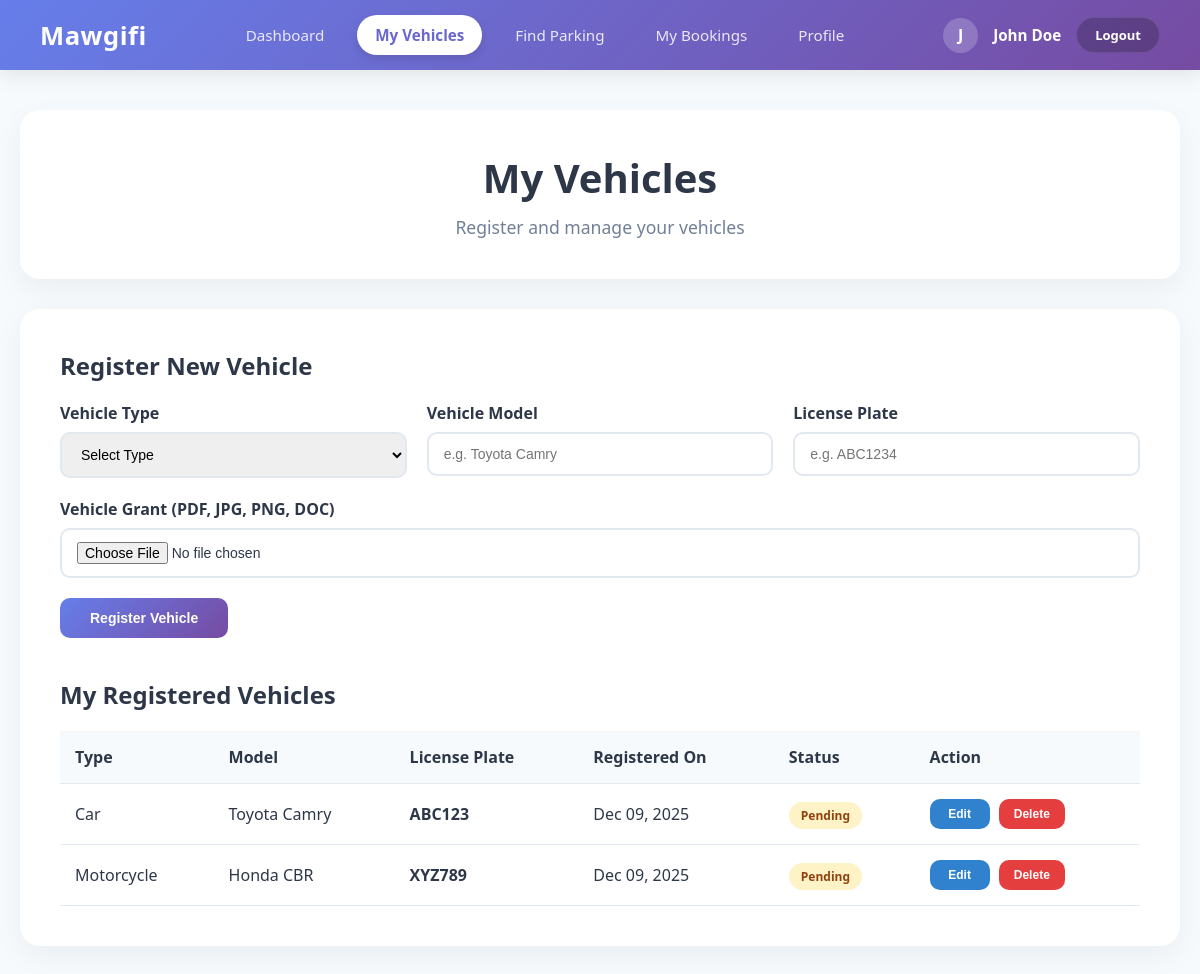
Page /Moudel1/Student.php?view=vehicles (signed in) on the committed database.
### tables this page shows
CREATE TABLE Vehicle (
    vehicle_id INT AUTO_INCREMENT PRIMARY KEY,
    user_id INT NOT NULL,
    vehicle_type VARCHAR(50),
    vehicle_model VARCHAR(100),
    license_plate VARCHAR(20) NOT NULL,
    grant_document VARCHAR(255),
    created_at TIMESTAMP DEFAULT CURRENT_TIMESTAMP,
    Approved_date DATETIME,
    status ENUM('pending', 'approved', 'rejected') DEFAULT 'pending',
    rejection_reason TEXT DEFAULT NULL,
    FOREIGN KEY (user_id) REFERENCES User(user_id) ON DELETE CASCADE ON UPDATE CASCADE
);

### Moudel1/Student.php (the view, shortened to what this page needs)
<?php
$user_id = $_SESSION['user_id'];
$username = $_SESSION['username'] ?? 'User';
$current_view = isset($_GET['view']) ? $_GET['view'] : 'dashboard';
$conn = getDBConnection();
$vehicles = [];
$stmt = $conn->prepare("SELECT vehicle_id, vehicle_type, vehicle_model, license_plate, created_at, Approved_date, status, grant_document FROM Vehicle WHERE user_id = ? ORDER BY created_at DESC");
$stmt->bind_param("i", $user_id);
$stmt->execute();
$result = $stmt->get_result();
while ($row = $result->fetch_assoc()) {
    $vehicles[] = $row;
}
?>
<!DOCTYPE html>
<html lang="en">
<head>
    <link rel="stylesheet" href="Student.css">
</head>
<body>
    <nav class="navbar">
        <div class="brand">Mawgifi</div>
        <div class="nav-links">
            <a href="Student.php?view=dashboard" <?php echo $current_view === 'dashboard' ? 'class="active"' : ''; ?>>Dashboard</a>
            <a href="Student.php?view=vehicles" <?php echo $current_view === 'vehicles' ? 'class="active"' : ''; ?>>My
                Vehicles</a>
            <a href="../modules/parking/index.php">Find Parking</a>
            <a href="../modules/booking/index.php">My Bookings</a>
            <a href="Student.php?view=profile" <?php echo $current_view === 'profile' ? 'class="active"' : ''; ?>>Profile</a>
        </div>
        <div class="user-profile">
            <div class="avatar-circle"><?php echo strtoupper(substr($username, 0, 1)); ?></div>
            <span class="user-name"><?php echo htmlspecialchars($username); ?></span>
            <a href="../logout.php" class="logout-btn">Logout</a>
        </div>
    </nav>
    <div class="container">
        <?php if ($current_view === 'dashboard'): ?>
            <div class="dashboard-welcome">
                <h2>Welcome Back, <?php echo htmlspecialchars($username); ?>!</h2>
                <p>Manage your parking experience with Mawgifi</p>
            </div>
            <div class="modules-grid">
                <a href="Student.php?view=vehicles" class="module-card m1">
                    <div class="module-icon">🚗</div>
                    <h3>My Vehicles</h3>
                    <p>Register and manage your vehicles for parking access.</p>
                </a>
                <a href="../modules/parking/index.php" class="module-card m2">
                    <div class="module-icon">🅿️</div>
                    <h3>Find Parking</h3>
                    <p>Search for available parking spaces near you.</p>
                </a>
                <a href="../modules/booking/index.php" class="module-card m3">
                    <div class="module-icon">📅</div>
                    <h3>My Bookings</h3>
                    <p>View and manage your parking reservations.</p>
                </a>
            </div>
            <div class="stats-section">
                <div class="stat-card">
                    <div class="stat-number"><?php echo count($vehicles); ?></div>
                    <div class="stat-label">Registered Vehicles</div>
                </div>
                <div class="stat-card">
                    <div class="stat-number"><?php
                    $approved = 0;
                    foreach ($vehicles as $v) {
                        if ($v['status'] === 'approved')
                            $approved++;
                    }
                    echo $approved;
                    ?></div>
                    <div class="stat-label">Approved Vehicles</div>
                </div>
                <div class="stat-card">
                    <div class="stat-number"><?php
                    $pending = 0;
                    foreach ($vehicles as $v) {
                        if ($v['status'] === 'pending')
                            $pending++;
                    }
                    echo $pending;
                    ?></div>
                    <div class="stat-label">Pending Approval</div>
                </div>
            </div>
        <?php else: ?>
            <div class="module-header">
                <h1>My Vehicles</h1>
                <p>Register and manage your vehicles</p>
            </div>
            <div class="content-area">
                <div class="form-section">
                    <h2>Register New Vehicle</h2>
                    <form method="POST" action="" enctype="multipart/form-data">
                        <div class="form-row">
                            <div class="form-group">
                                <label for="vehicle_type">Vehicle Type</label>
                                <select id="vehicle_type" name="vehicle_type" required>
                                    <option value="">Select Type</option>
                                </select>
                            </div>
                            <div class="form-group">
                                <label for="vehicle_model">Vehicle Model</label>
                                <input type="text" id="vehicle_model" name="vehicle_model" placeholder="e.g. Toyota Camry"
                                    required>
                            </div>
                            <div class="form-group">
                                <label for="license_plate">License Plate</label>
                                <input type="text" id="license_plate" name="license_plate" placeholder="e.g. ABC1234"
                                    required>
                            </div>
                        </div>
                        <div class="form-row">
                            <div class="form-group">
                                <label for="vehicle_grant">Vehicle Grant (PDF, JPG, PNG, DOC)</label>
                                <input type="file" id="vehicle_grant" name="vehicle_grant"
                                    accept=".pdf,.jpg,.jpeg,.png,.doc,.docx">
                            </div>
                        </div>
                        <button type="submit" name="add_vehicle" class="btn">Register Vehicle</button>
                    </form>
                </div>
                <div class="vehicles-section">
                    <h2>My Registered Vehicles</h2>
                    <?php if (empty($vehicles)): ?>
                        <div class="no-vehicles">
                            <p>You haven't registered any vehicles yet.</p>
                        </div>
                    <?php else: ?>
                        <table class="vehicles-table">
                            <thead>
                                <tr>
                                    <th>Type</th>
                                    <th>Model</th>
                                    <th>License Plate</th>
                                    <th>Registered On</th>
                                    <th>Status</th>
                                    <th>Action</th>
                                </tr>
                            </thead>
                            <tbody>
                                <?php foreach ($vehicles as $vehicle): ?>
                                    <tr>
                                        <td><?php echo htmlspecialchars($vehicle['vehicle_type']); ?></td>
                                        <td><?php echo htmlspecialchars($vehicle['vehicle_model']); ?></td>
                                        <td><strong><?php echo htmlspecialchars($vehicle['license_plate']); ?></strong></td>
                                        <td><?php echo date('M d, Y', strtotime($vehicle['created_at'])); ?></td>
                                        <td>
                                            <?php if ($vehicle['status'] === 'approved'): ?>
                                                <span class="status-badge status-approved">Approved</span>
                                            <?php elseif ($vehicle['status'] === 'rejected'): ?>
                                                <span class="status-badge status-rejected">Rejected</span>
                                            <?php else: ?>
                                                <span class="status-badge status-pending">Pending</span>
                                            <?php endif; ?>
                                        </td>
                                        <td>
                                            <button type="button" class="btn btn-edit"
                                                onclick="openEditModal(<?php echo $vehicle['vehicle_id']; ?>, '<?php echo htmlspecialchars($vehicle['vehicle_type'], ENT_QUOTES); ?>', '<?php echo htmlspecialchars($vehicle['vehicle_model'], ENT_QUOTES); ?>', '<?php echo htmlspecialchars($vehicle['license_plate'], ENT_QUOTES); ?>', '<?php echo htmlspecialchars($vehicle['grant_document'] ?? '', ENT_QUOTES); ?>')">Edit</button>
                                            <form method="POST" action="" style="display: inline;"
                                                onsubmit="return confirm('Are you sure you want to delete this vehicle?');">
                                                <button type="submit" name="delete_vehicle" class="btn btn-danger">Delete</button>
                                            </form>
                                        </td>
                                    </tr>
                                <?php endforeach; ?>
                            </tbody>
                        </table>
                    <?php endif; ?>
                </div>
            </div>
        <?php endif; ?>
    </div>
</body>
</html>

### Moudel1/Student.css (style rules this page uses)
:root { --primary-grad: linear-gradient(135deg, #667eea 0%, #764ba2 100%); --text-dark: #2d3748; --text-light: #718096; --bg-light: #f7fafc; }
* { margin: 0; padding: 0; box-sizing: border-box; }
body { font-family: 'Segoe UI', system-ui, sans-serif; background: var(--bg-light); color: var(--text-dark); }
.navbar { background: var(--primary-grad); color: white; padding: 15px 40px; display: flex; justify-content: space-between; align-items: center; box-shadow: 0 4px 20px rgba(0, 0, 0, 0.1); }
.navbar .brand { font-size: 1.6rem; font-weight: 800; letter-spacing: 0.5px; }
.nav-links { display: flex; gap: 15px; }
.nav-links a { color: rgba(255, 255, 255, 0.85); text-decoration: none; font-weight: 500; padding: 10px 18px; border-radius: 50px; transition: all 0.3s ease; font-size: 0.95rem; }
.nav-links a.active { background: white; color: #6a67ce; font-weight: 700; box-shadow: 0 4px 10px rgba(0, 0, 0, 0.1); }
.user-profile { display: flex; align-items: center; gap: 15px; }
.user-name { font-weight: 600; font-size: 0.95rem; }
.avatar-circle { width: 35px; height: 35px; background: rgba(255, 255, 255, 0.2); border-radius: 50%; display: flex; align-items: center; justify-content: center; font-weight: bold; }
.logout-btn { background: rgba(0, 0, 0, 0.2); color: white; border: 1px solid rgba(255, 255, 255, 0.1); padding: 8px 18px; border-radius: 20px; cursor: pointer; text-decoration: none; font-size: 13px; font-weight: 600; transition: all 0.3s; }
.container { max-width: 1200px; margin: 40px auto; padding: 0 20px; }
.module-header { background: white; padding: 40px; border-radius: 20px; box-shadow: 0 10px 30px rgba(0, 0, 0, 0.05); text-align: center; }
.module-header h1 { font-size: 2.5rem; margin-bottom: 10px; color: var(--text-dark); }
.module-header p { color: var(--text-light); font-size: 1.1rem; }
.content-area { margin-top: 30px; background: white; padding: 40px; border-radius: 20px; box-shadow: 0 10px 30px rgba(0, 0, 0, 0.05); }
.form-section { margin-bottom: 40px; }
.form-section h2 { font-size: 1.5rem; margin-bottom: 20px; color: var(--text-dark); }
.form-row { display: grid; grid-template-columns: repeat(auto-fit, minmax(200px, 1fr)); gap: 20px; margin-bottom: 20px; }
.form-group { display: flex; flex-direction: column; }
.form-group label { font-weight: 600; margin-bottom: 8px; color: var(--text-dark); }
.form-group input, .form-group select { padding: 12px 15px; border: 2px solid #e2e8f0; border-radius: 10px; font-size: 14px; transition: all 0.3s; }
.btn { padding: 12px 30px; background: var(--primary-grad); color: white; border: none; border-radius: 10px; font-size: 14px; font-weight: 600; cursor: pointer; transition: all 0.3s; }
.btn-danger { background: #e53e3e; padding: 8px 15px; font-size: 12px; min-width: 60px; }
.btn-edit { background: #3182ce; padding: 8px 15px; font-size: 12px; margin-right: 5px; min-width: 60px; }
.vehicles-section h2 { font-size: 1.5rem; margin-bottom: 20px; color: var(--text-dark); }
.vehicles-table { width: 100%; border-collapse: collapse; }
.vehicles-table th, .vehicles-table td { padding: 15px; text-align: left; border-bottom: 1px solid #e2e8f0; }
.vehicles-table th { background: var(--bg-light); font-weight: 600; color: var(--text-dark); }
.status-badge { padding: 5px 12px; border-radius: 20px; font-size: 12px; font-weight: 600; }
.status-pending { background: #fef3c7; color: #92400e; }

### rows in the picture
vehicle: vehicle_type "Car", vehicle_model "Toyota Camry", license_plate "ABC123", created_at "Dec 09, 2025", status "Pending"
vehicle: vehicle_type "Motorcycle", vehicle_model "Honda CBR", license_plate "XYZ789", created_at "Dec 09, 2025", status "Pending"

### other values in the picture
substr($username, 0, 1) "J"
$username "John Doe"
